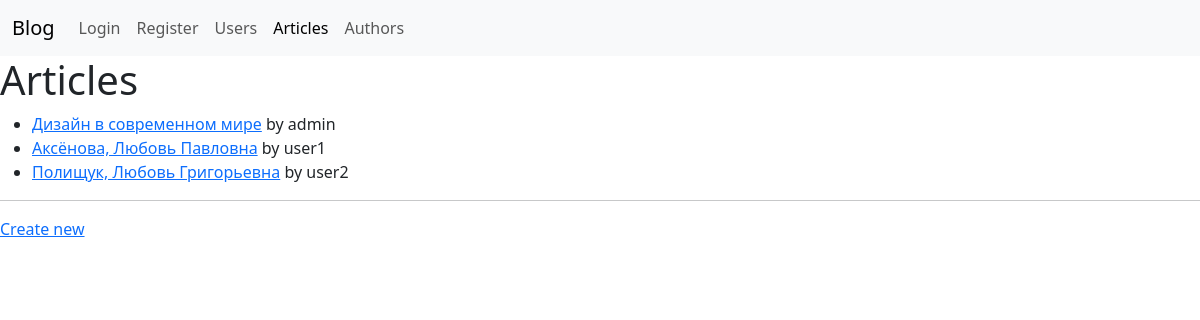
The app's page /articles/ with its own data.
### blog/models/article.py (models this page shows, shortened)
class Article(db.Model):
    id = Column(Integer, primary_key=True)
    author_id = Column(Integer, ForeignKey('author.id'), nullable=False)
    author = relationship('Author', back_populates='articles')
    title = Column(String(200), nullable=False, default="", server_default="")
    body = Column(Text, nullable=False, default="", server_default="")
    dt_created = Column(DateTime, default=datetime.utcnow, server_default=func.now())
    dt_updated = Column(DateTime, default=datetime.utcnow, onupdate=datetime.utcnow)
    tags = relationship('Tag', secondary=article_tag_association_table, back_populates='articles')

### blog/models/user.py (models this page shows, shortened)
class User(db.Model, UserMixin):
    id=Column(Integer, primary_key=True)
    first_name = Column(String(120), unique=False, nullable=False, default="", server_default="")
    last_name = Column(String(120), unique=False, nullable=False, default="", server_default="")
    username=Column(String(80), unique=True, nullable=False)
    email = Column(String(255), unique=True, nullable=False, default="", server_default="")
    is_staff=Column(Boolean, nullable=False, default=False)
    _password=Column(LargeBinary, nullable=True)
    author=relationship("Author",uselist=False, back_populates='user')
    @property
    def password(self):
        return self._password

### blog/views/articles.py (the view)
@articles_app.route("/articles/", endpoint='list')
def article_list():
    articles=Article.query.all()
    for article in articles:
        print('article.author', article.author)
    return render_template("articles/list.html", articles=articles)

### blog/models/author.py (called while the page is built)
    def __str__(self):
        return self.user.username

### blog/templates/articles/list.html (shortened to what this page needs)
{% extends 'base.html' %}
{% block body %}
<h1>Articles</h1>
<div>
  <ul>
    {% for article in articles %}
    <li>
      <a href="{{ url_for('articles_app.details', article_id=article.id) }}">{{ article.title }}</a> by {{ article.author }}</li>
    {% endfor %}
  </ul>
  <hr>
<a href="{{ url_for('articles_app.create') }}">Create new</a>
</div>
{% endblock %}

### blog/templates/base.html (shortened to what this page needs)
<!DOCTYPE html>
<html lang="en">
<head>
    <link href=" {{ url_for('static', filename='css/bootstrap.min.css') }}" rel="stylesheet">
</head>
<body>
<nav class="navbar navbar-expand-md navbar-light bg-light">
<div class="container-fluid">
<a class="navbar-brand" href="{{ url_for('index.main_page') }}">Blog</a>
<div class="collapse navbar-collapse" id="navbarNavAltMarkup">
<div class="navbar-nav">
    <div class="navbar-nav ms-auto">
    {% if current_user.is_authenticated %}
    <a class="nav-link" href="{{ url_for('auth_app.logout')}}">Logout</a>
    {%else%}
        {% for (endpoint, label) in [('auth_app.login','Login' ),('auth_app.register','Register')] %}
    <a href="{{url_for(endpoint) }}" class="nav-link" {% if request.endpoint=='login'%}active{%endif%} >{{label}}</a>
    {%endfor%}
        {% endif%}
    </div>
{% for (endpoint, label) in [('users_app.list', 'Users'), ('articles_app.list', 'Articles'), ('authors_app.list', 'Authors')] %}
<a href="{{ url_for(endpoint)}}"
class="nav-link {% if request.endpoint == endpoint -%}active{%- endif %}"
>
{{ label }}
</a>
{% endfor %}
</div>
</div>
</div>
</nav>
<div>
    {% block body %}{% endblock %}
</div>
</body>
</html>

### records on screen
Article: title "Дизайн в современном мире", author "admin"
Article: title "Аксёнова, Любовь Павловна", author "user1"
Article: title "Полищук, Любовь Григорьевна", author "user2"

### other values on screen
{{ label }} "Login" "Register"
{{ label }} "Users" "Articles" "Authors"
